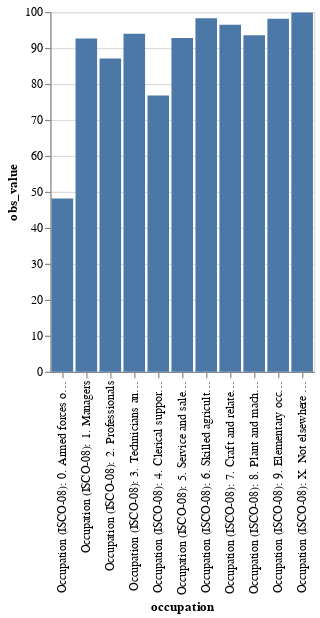

This figure's notebook cell:
### Code cell
alt.Chart(ilo_filt).mark_bar().encode(
    x='occupation:N',
    y='obs_value:Q'
)

### Figure 1 — Vega-Lite specification as saved in the notebook (floating-point values rounded to 4 significant figures)
{"config": {"view": {"continuousWidth": 300, "continuousHeight": 300}}, "data": {"name": "data-66c77acbb17ff4f4c383c799dc39804c"}, "mark": {"type": "bar"}, "encoding": {"x": {"field": "occupation", "type": "nominal"}, "y": {"field": "obs_value", "type": "quantitative"}}, "$schema": "https://vega.github.io/schema/vega-lite/v5.20.1.json", "datasets": {"data-66c77acbb17ff4f4c383c799dc39804c": [{"ref_area.label": "Congo, Democratic Republic of the", "source.label": "HIES - Indicator Cluster Survey", "indicator.label": "Informal employment rate by sex, occupation and establishment size (%)", "sex.label": "Total", "classif1.label": "Occupation (ISCO-08): 1. Managers", "classif2.label": "Establishment size (Aggregate): Total", "time": 2020, "obs_value": 92.6, "obs_status.label": null, "note_classif.label": null, "note_indicator.label": NaN, "note_source.label": "Repository: ILO-STATISTICS - Micro data processing", "occupation": "Occupation (ISCO-08): 1. Managers"}, {"ref_area.label": "Congo, Democratic Republic of the", "source.label": "HIES - Indicator Cluster Survey", "indicator.label": "Informal employment rate by sex, occupation and establishment size (%)", "sex.label": "Total", "classif1.label": "Occupation (ISCO-08): 2. Professionals", "classif2.label": "Establishment size (Aggregate): Total", "time": 2020, "obs_value": 87.04, "obs_status.label": null, "note_classif.label": null, "note_indicator.label": NaN, "note_source.label": "Repository: ILO-STATISTICS - Micro data processing", "occupation": "Occupation (ISCO-08): 2. Professionals"}, {"ref_area.label": "Congo, Democratic Republic of the", "source.label": "HIES - Indicator Cluster Survey", "indicator.label": "Informal employment rate by sex, occupation and establishment size (%)", "sex.label": "Total", "classif1.label": "Occupation (ISCO-08): 3. Technicians and associate professionals", "classif2.label": "Establishment size (Aggregate): Total", "time": 2020, "obs_value": 93.95, "obs_status.label": null, "note_classif.label": null, "note_indicator.label": NaN, "note_source.label": "Repository: ILO-STATISTICS - Micro data processing", "occupation": "Occupation (ISCO-08): 3. Technicians and associate professionals"}, {"ref_area.label": "Congo, Democratic Republic of the", "source.label": "HIES - Indicator Cluster Survey", "indicator.label": "Informal employment rate by sex, occupation and establishment size (%)", "sex.label": "Total", "classif1.label": "Occupation (ISCO-08): 4. Clerical support workers", "classif2.label": "Establishment size (Aggregate): Total", "time": 2020, "obs_value": 76.8, "obs_status.label": null, "note_classif.label": null, "note_indicator.label": NaN, "note_source.label": "Repository: ILO-STATISTICS - Micro data processing", "occupation": "Occupation (ISCO-08): 4. Clerical support workers"}, {"ref_area.label": "Congo, Democratic Republic of the", "source.label": "HIES - Indicator Cluster Survey", "indicator.label": "Informal employment rate by sex, occupation and establishment size (%)", "sex.label": "Total", "classif1.label": "Occupation (ISCO-08): 5. Service and sales workers", "classif2.label": "Establishment size (Aggregate): Total", "time": 2020, "obs_value": 92.78, "obs_status.label": null, "note_classif.label": null, "note_indicator.label": NaN, "note_source.label": "Repository: ILO-STATISTICS - Micro data processing", "occupation": "Occupation (ISCO-08): 5. Service and sales workers"}, {"ref_area.label": "Congo, Democratic Republic of the", "source.label": "HIES - Indicator Cluster Survey", "indicator.label": "Informal employment rate by sex, occupation and establishment size (%)", "sex.label": "Total", "classif1.label": "Occupation (ISCO-08): 6. Skilled agricultural, forestry and fishery workers", "classif2.label": "Establishment size (Aggregate): Total", "time": 2020, "obs_value": 98.29, "obs_status.label": null, "note_classif.label": null, "note_indicator.label": NaN, "note_source.label": "Repository: ILO-STATISTICS - Micro data processing", "occupation": "Occupation (ISCO-08): 6. Skilled agricultural, forestry and fishery workers"}, {"ref_area.label": "Congo, Democratic Republic of the", "source.label": "HIES - Indicator Cluster Survey", "indicator.label": "Informal employment rate by sex, occupation and establishment size (%)", "sex.label": "Total", "classif1.label": "Occupation (ISCO-08): 7. Craft and related trades workers", "classif2.label": "Establishment size (Aggregate): Total", "time": 2020, "obs_value": 96.48, "obs_status.label": null, "note_classif.label": null, "note_indicator.label": NaN, "note_source.label": "Repository: ILO-STATISTICS - Micro data processing", "occupation": "Occupation (ISCO-08): 7. Craft and related trades workers"}, {"ref_area.label": "Congo, Democratic Republic of the", "source.label": "HIES - Indicator Cluster Survey", "indicator.label": "Informal employment rate by sex, occupation and establishment size (%)", "sex.label": "Total", "classif1.label": "Occupation (ISCO-08): 8. Plant and machine operators, and assemblers", "classif2.label": "Establishment size (Aggregate): Total", "time": 2020, "obs_value": 93.56, "obs_status.label": null, "note_classif.label": null, "note_indicator.label": NaN, "note_source.label": "Repository: ILO-STATISTICS - Micro data processing", "occupation": "Occupation (ISCO-08): 8. Plant and machine operators, and assemblers"}, {"ref_area.label": "Congo, Democratic Republic of the", "source.label": "HIES - Indicator Cluster Survey", "indicator.label": "Informal employment rate by sex, occupation and establishment size (%)", "sex.label": "Total", "classif1.label": "Occupation (ISCO-08): 9. Elementary occupations", "classif2.label": "Establishment size (Aggregate): Total", "time": 2020, "obs_value": 98.13, "obs_status.label": null, "note_classif.label": null, "note_indicator.label": NaN, "note_source.label": "Repository: ILO-STATISTICS - Micro data processing", "occupation": "Occupation (ISCO-08): 9. Elementary occupations"}, {"ref_area.label": "Congo, Democratic Republic of the", "source.label": "HIES - Indicator Cluster Survey", "indicator.label": "Informal employment rate by sex, occupation and establishment size (%)", "sex.label": "Total", "classif1.label": "Occupation (ISCO-08): 0. Armed forces occupations", "classif2.label": "Establishment size (Aggregate): Total", "time": 2020, "obs_value": 48.18, "obs_status.label": "Unreliable", "note_classif.label": null, "note_indicator.label": NaN, "note_source.label": "Repository: ILO-STATISTICS - Micro data processing", "occupation": "Occupation (ISCO-08): 0. Armed forces occupations"}, {"ref_area.label": "Congo, Democratic Republic of the", "source.label": "HIES - Indicator Cluster Survey", "indicator.label": "Informal employment rate by sex, occupation and establishment size (%)", "sex.label": "Total", "classif1.label": "Occupation (ISCO-08): X. Not elsewhere classified", "classif2.label": "Establishment size (Aggregate): Total", "time": 2020, "obs_value": 99.83, "obs_status.label": null, "note_classif.label": null, "note_indicator.label": NaN, "note_source.label": "Repository: ILO-STATISTICS - Micro data processing", "occupation": "Occupation (ISCO-08): X. Not elsewhere classified"}]}}
